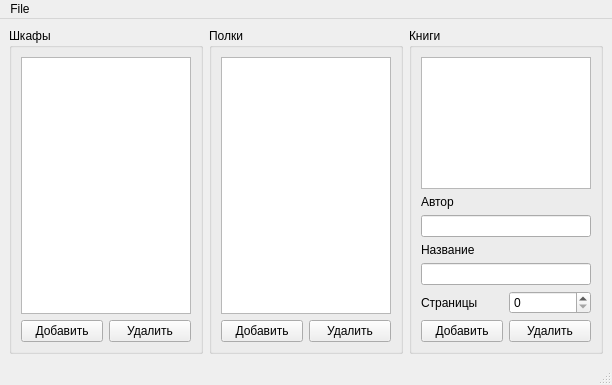
<?xml version="1.0" encoding="UTF-8"?>
<ui version="4.0">
 <class>MainWindow</class>
 <widget class="QMainWindow" name="MainWindow">
  <property name="geometry">
   <rect>
    <x>0</x>
    <y>0</y>
    <width>612</width>
    <height>385</height>
   </rect>
  </property>
  <property name="windowTitle">
   <string>MainWindow</string>
  </property>
  <widget class="QWidget" name="centralwidget">
   <layout class="QHBoxLayout" name="horizontalLayout">
    <item>
     <layout class="QVBoxLayout" name="verticalLayout">
      <item>
       <widget class="QGroupBox" name="groupBox_BShelf">
        <property name="title">
         <string>Шкафы</string>
        </property>
        <layout class="QVBoxLayout" name="verticalLayout_4">
         <item>
          <widget class="QListWidget" name="listWidget_BShelfs"/>
         </item>
         <item>
          <layout class="QHBoxLayout" name="horizontalLayout_2">
           <item>
            <widget class="QPushButton" name="pushButton_addBShelf">
             <property name="text">
              <string>Добавить</string>
             </property>
            </widget>
           </item>
           <item>
            <widget class="QPushButton" name="pushButton_delBShelf">
             <property name="text">
              <string>Удалить</string>
             </property>
            </widget>
           </item>
          </layout>
         </item>
        </layout>
       </widget>
      </item>
     </layout>
    </item>
    <item>
     <layout class="QVBoxLayout" name="verticalLayout_2">
      <item>
       <widget class="QGroupBox" name="groupBox_Shelf">
        <property name="title">
         <string>Полки</string>
        </property>
        <layout class="QVBoxLayout" name="verticalLayout_5">
         <item>
          <widget class="QListWidget" name="listWidget_Shelfs"/>
         </item>
         <item>
          <layout class="QHBoxLayout" name="horizontalLayout_3">
           <item>
            <widget class="QPushButton" name="pushButton_addSelf">
             <property name="text">
              <string>Добавить</string>
             </property>
            </widget>
           </item>
           <item>
            <widget class="QPushButton" name="pushButton_delShelf">
             <property name="text">
              <string>Удалить</string>
             </property>
            </widget>
           </item>
          </layout>
         </item>
        </layout>
       </widget>
      </item>
     </layout>
    </item>
    <item>
     <layout class="QVBoxLayout" name="verticalLayout_3">
      <item>
       <widget class="QGroupBox" name="groupBox_Books">
        <property name="title">
         <string>Книги</string>
        </property>
        <layout class="QVBoxLayout" name="verticalLayout_6">
         <item>
          <widget class="QListWidget" name="listWidget_Books"/>
         </item>
         <item>
          <widget class="QLabel" name="label">
           <property name="text">
            <string>Автор</string>
           </property>
          </widget>
         </item>
         <item>
          <widget class="QLineEdit" name="lineEdit_author"/>
         </item>
         <item>
          <widget class="QLabel" name="label_2">
           <property name="text">
            <string>Название</string>
           </property>
          </widget>
         </item>
         <item>
          <widget class="QLineEdit" name="lineEdit_name"/>
         </item>
         <item>
          <layout class="QHBoxLayout" name="horizontalLayout_4">
           <item>
            <widget class="QLabel" name="label_3">
             <property name="text">
              <string>Страницы</string>
             </property>
            </widget>
           </item>
           <item>
            <widget class="QSpinBox" name="spinBox_pages">
             <property name="maximum">
              <number>5000</number>
             </property>
            </widget>
           </item>
          </layout>
         </item>
         <item>
          <layout class="QHBoxLayout" name="horizontalLayout_5">
           <item>
            <widget class="QPushButton" name="pushButton_addBook">
             <property name="text">
              <string>Добавить</string>
             </property>
            </widget>
           </item>
           <item>
            <widget class="QPushButton" name="pushButton_delBook">
             <property name="text">
              <string>Удалить</string>
             </property>
            </widget>
           </item>
          </layout>
         </item>
        </layout>
       </widget>
      </item>
     </layout>
    </item>
   </layout>
  </widget>
  <widget class="QMenuBar" name="menubar">
   <property name="geometry">
    <rect>
     <x>0</x>
     <y>0</y>
     <width>612</width>
     <height>21</height>
    </rect>
   </property>
   <widget class="QMenu" name="menuFile">
    <property name="title">
     <string>File</string>
    </property>
    <addaction name="actionopen"/>
    <addaction name="actionsave"/>
   </widget>
   <addaction name="menuFile"/>
  </widget>
  <widget class="QStatusBar" name="statusbar"/>
  <action name="actionopen">
   <property name="text">
    <string>open</string>
   </property>
  </action>
  <action name="actionsave">
   <property name="text">
    <string>save</string>
   </property>
  </action>
 </widget>
 <resources/>
 <connections/>
</ui>
